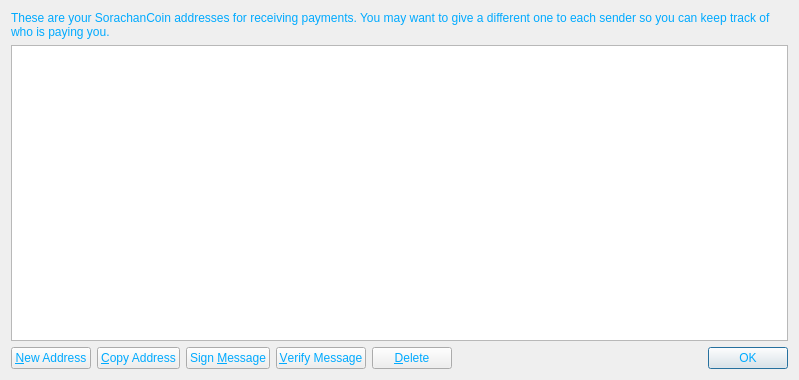
<?xml version="1.0" encoding="UTF-8"?>
<ui version="4.0">
 <class>AddressBookPage</class>
 <widget class="QWidget" name="AddressBookPage">
  <property name="geometry">
   <rect>
    <x>0</x>
    <y>0</y>
    <width>799</width>
    <height>380</height>
   </rect>
  </property>
  <property name="windowTitle">
   <string>Address Book</string>
  </property>
  <property name="styleSheet">
   <string notr="true">background-image: url(:/images/bkg2);
color: rgb(0, 170, 255);</string>
  </property>
  <layout class="QVBoxLayout" name="verticalLayout">
   <item>
    <widget class="QLabel" name="labelExplanation">
     <property name="text">
      <string>These are your SorachanCoin addresses for receiving payments. You may want to give a different one to each sender so you can keep track of who is paying you.</string>
     </property>
     <property name="textFormat">
      <enum>Qt::PlainText</enum>
     </property>
     <property name="wordWrap">
      <bool>true</bool>
     </property>
    </widget>
   </item>
   <item>
    <widget class="QTableView" name="tableView">
     <property name="contextMenuPolicy">
      <enum>Qt::CustomContextMenu</enum>
     </property>
     <property name="toolTip">
      <string>Double-click to edit address or label</string>
     </property>
     <property name="tabKeyNavigation">
      <bool>false</bool>
     </property>
     <property name="alternatingRowColors">
      <bool>true</bool>
     </property>
     <property name="selectionMode">
      <enum>QAbstractItemView::SingleSelection</enum>
     </property>
     <property name="selectionBehavior">
      <enum>QAbstractItemView::SelectRows</enum>
     </property>
     <property name="sortingEnabled">
      <bool>true</bool>
     </property>
     <attribute name="verticalHeaderVisible">
      <bool>false</bool>
     </attribute>
    </widget>
   </item>
   <item>
    <layout class="QHBoxLayout" name="horizontalLayout">
     <item>
      <widget class="QPushButton" name="newAddressButton">
       <property name="toolTip">
        <string>Create a new address</string>
       </property>
       <property name="text">
        <string>&amp;New Address</string>
       </property>
       <property name="icon">
        <iconset resource="../bitcoin.qrc">
         <normaloff>:/icons/add</normaloff>:/icons/add</iconset>
       </property>
      </widget>
     </item>
     <item>
      <widget class="QPushButton" name="copyToClipboard">
       <property name="toolTip">
        <string>Copy the currently selected address to the system clipboard</string>
       </property>
       <property name="text">
        <string>&amp;Copy Address</string>
       </property>
       <property name="icon">
        <iconset resource="../bitcoin.qrc">
         <normaloff>:/icons/editcopy</normaloff>:/icons/editcopy</iconset>
       </property>
      </widget>
     </item>
     <item>
      <widget class="QPushButton" name="signMessage">
       <property name="toolTip">
        <string>Sign a message to prove you own a SorachanCoin address</string>
       </property>
       <property name="text">
        <string>Sign &amp;Message</string>
       </property>
       <property name="icon">
        <iconset resource="../bitcoin.qrc">
         <normaloff>:/icons/edit</normaloff>:/icons/edit</iconset>
       </property>
      </widget>
     </item>
     <item>
      <widget class="QPushButton" name="verifyMessage">
       <property name="toolTip">
        <string>Verify a message to ensure it was signed with a specified SorachanCoin address</string>
       </property>
       <property name="text">
        <string>&amp;Verify Message</string>
       </property>
       <property name="icon">
        <iconset resource="../bitcoin.qrc">
         <normaloff>:/icons/transaction_0</normaloff>:/icons/transaction_0</iconset>
       </property>
      </widget>
     </item>
     <item>
      <widget class="QPushButton" name="deleteButton">
       <property name="toolTip">
        <string>Delete the currently selected address from the list</string>
       </property>
       <property name="text">
        <string>&amp;Delete</string>
       </property>
       <property name="icon">
        <iconset resource="../bitcoin.qrc">
         <normaloff>:/icons/remove</normaloff>:/icons/remove</iconset>
       </property>
      </widget>
     </item>
     <item>
      <spacer name="horizontalSpacer">
       <property name="orientation">
        <enum>Qt::Horizontal</enum>
       </property>
       <property name="sizeHint" stdset="0">
        <size>
         <width>40</width>
         <height>20</height>
        </size>
       </property>
      </spacer>
     </item>
     <item>
      <widget class="QDialogButtonBox" name="buttonBox">
       <property name="sizePolicy">
        <sizepolicy hsizetype="Maximum" vsizetype="Fixed">
         <horstretch>0</horstretch>
         <verstretch>0</verstretch>
        </sizepolicy>
       </property>
       <property name="standardButtons">
        <set>QDialogButtonBox::Ok</set>
       </property>
      </widget>
     </item>
    </layout>
   </item>
  </layout>
 </widget>
 <resources>
  <include location="../bitcoin.qrc"/>
 </resources>
 <connections/>
</ui>
